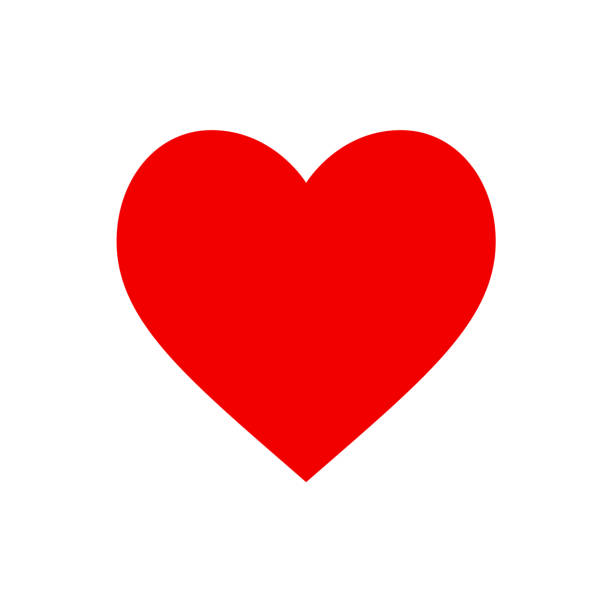
#> input picture img.jpg, 612 x 612 px, found by its file name
$ jupyter execute 'ASCII Art generator.ipynb'
#> lines starting #> are read from the running program, lines starting #| are printed output that depends on the picture
#> in generate_ascii, image is the input picture: PIL image 612x612 RGB; mean R, G, B 251.7, 192.3, 192.3
[cell 1]
from PIL import Image

# ASCII characters based on brightness
ASCII_CHARS = ['@', '#', 'S', '%', '?', '*', '+', ';', ':', ',', '.']

# Resize the image
def resize_image(image, new_width=100):
#> called with new_width = 100
    width, height = image.size
#> width = 612; height = 612
    aspect_ratio = height / width
#> aspect_ratio = 1
    new_height = int(aspect_ratio * new_width)
#> new_height = 100
    return image.resize((new_width, new_height))

# Convert the image to grayscale
def grayscale_image(image):
    return image.convert('L')
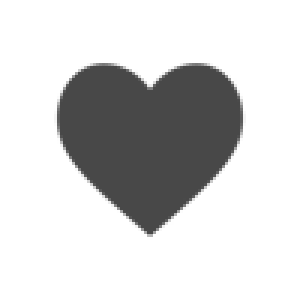
#> returned value: PIL image 100x100 L (shown 3 times larger); min 71, max 255, mean 210

# Map pixels to ASCII characters
def pixels_to_ascii(image):
    pixels = image.getdata()
    ascii_str = ''.join([ASCII_CHARS[pixel // 25] for pixel in pixels])
    return ascii_str

# Main function to generate ASCII art
def generate_ascii(image_path):
    # Open the image
    try:
        image = Image.open(image_path)
    except Exception as e:
        print(f"Unable to open image file: {image_path}. {e}")
        return

    # Resize and convert to grayscale
    image = resize_image(image)
    image = grayscale_image(image)

    # Convert pixels to ASCII
    ascii_str = pixels_to_ascii(image)

    # Format ASCII string with proper line breaks
    img_width = image.width
#> img_width = 100
    ascii_art = "\n".join([ascii_str[i:(i + img_width)] for i in range(0, len(ascii_str), img_width)])

    # Print or save ASCII art
    with open("ascii_image.txt", "w") as f:
        f.write(ascii_art)

    print(ascii_art)

# Example usage
generate_ascii("/Users/needhikore/Downloads/img.jpg")


$ run again, with kangaroo-pic.jpeg copied over img.jpg
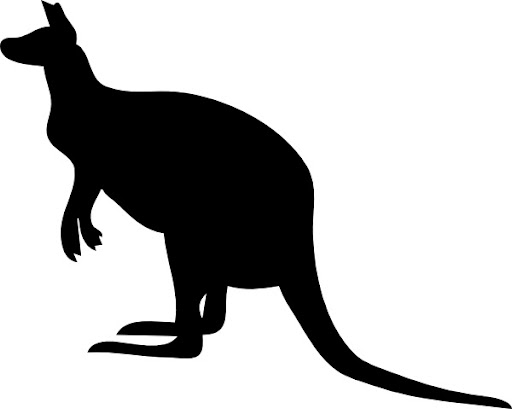
#> input picture kangaroo-pic.jpeg, 512 x 409 px, found by its file name
#> in generate_ascii, image is the input picture: PIL image 512x409 RGB; min 0, max 255, mean 189.9
#> in resize_image, `return image.resize((new_width, new_height))`:
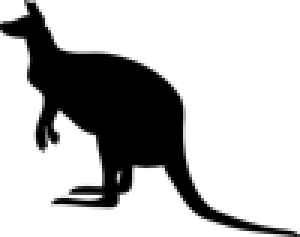
#> returned value: PIL image 100x79 RGB (shown 3 times larger); min 0, max 255, mean 189.9
#> (printed output is left out)
